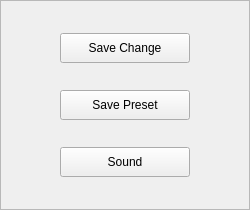
       <widget class="QFrame" name="save_frame">
        <property name="minimumSize">
         <size>
          <width>250</width>
          <height>210</height>
         </size>
        </property>
        <property name="maximumSize">
         <size>
          <width>250</width>
          <height>210</height>
         </size>
        </property>
        <property name="frameShape">
         <enum>QFrame::Shape::StyledPanel</enum>
        </property>
        <property name="frameShadow">
         <enum>QFrame::Shadow::Raised</enum>
        </property>
        <layout class="QVBoxLayout" name="verticalLayout">
         <item alignment="Qt::AlignmentFlag::AlignHCenter">
          <widget class="QPushButton" name="save_pushB">
           <property name="sizePolicy">
            <sizepolicy hsizetype="Preferred" vsizetype="Preferred">
             <horstretch>0</horstretch>
             <verstretch>0</verstretch>
            </sizepolicy>
           </property>
           <property name="minimumSize">
            <size>
             <width>130</width>
             <height>30</height>
            </size>
           </property>
           <property name="maximumSize">
            <size>
             <width>130</width>
             <height>30</height>
            </size>
           </property>
           <property name="text">
            <string>Save Change</string>
           </property>
          </widget>
         </item>
         <item alignment="Qt::AlignmentFlag::AlignHCenter">
          <widget class="QPushButton" name="save_new_pushB">
           <property name="sizePolicy">
            <sizepolicy hsizetype="Preferred" vsizetype="Preferred">
             <horstretch>0</horstretch>
             <verstretch>0</verstretch>
            </sizepolicy>
           </property>
           <property name="minimumSize">
            <size>
             <width>130</width>
             <height>30</height>
            </size>
           </property>
           <property name="maximumSize">
            <size>
             <width>130</width>
             <height>30</height>
            </size>
           </property>
           <property name="text">
            <string>Save Preset</string>
           </property>
          </widget>
         </item>
         <item alignment="Qt::AlignmentFlag::AlignHCenter">
          <widget class="QToolButton" name="sound_toolB">
           <property name="sizePolicy">
            <sizepolicy hsizetype="Preferred" vsizetype="Preferred">
             <horstretch>0</horstretch>
             <verstretch>0</verstretch>
            </sizepolicy>
           </property>
           <property name="minimumSize">
            <size>
             <width>130</width>
             <height>30</height>
            </size>
           </property>
           <property name="maximumSize">
            <size>
             <width>130</width>
             <height>30</height>
            </size>
           </property>
           <property name="text">
            <string>Sound</string>
           </property>
           <property name="checkable">
            <bool>true</bool>
           </property>
          </widget>
         </item>
        </layout>
       </widget>
